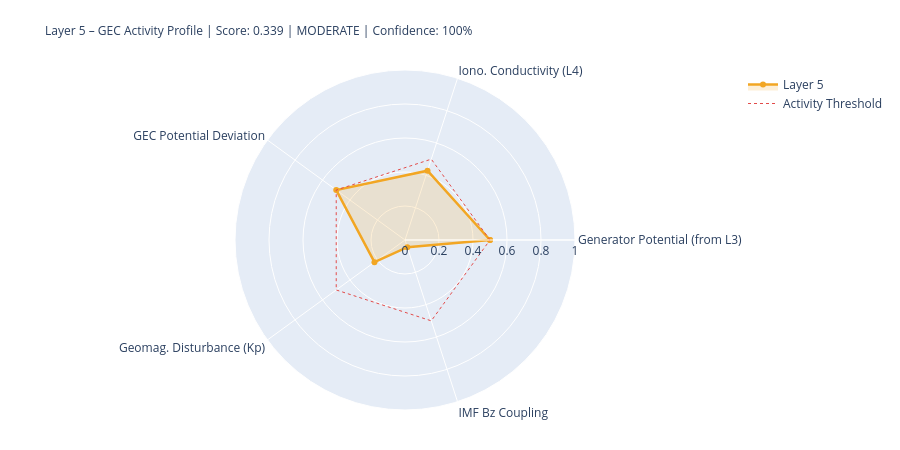

Notebook code for this chart:
### Markdown cell above
---
## 5. State Assessment & Handoff to Layer 6

### Code cell
# ============================================================
# LAYER-5-SCORE
# ============================================================

# Components
# 1) Generator activity (Layer-3-driven)
gen_score = norm(generator_strength, 0.3, 2.0)
gen_src   = 'from_layer3' if l3_thunder_score is not None else 'estimated'

# 2) Ionospheric conductivity (Layer-4-driven)
iono_score = norm(iono_cond_factor, 0.7, 1.4)
iono_src   = 'from_layer4' if l4_ioniz is not None else 'estimated'

# 3) GEC potential deviation from reference
pot_score = norm(abs(delta_V_pct), 0, 30)  # 0 = at reference, 1 = 30% deviation
pot_src   = 'derived'

# 4) Geomagnetic disturbance (Kp) – modulates vertical currents
kp_score = norm(kp_val, 0, 9)
kp_src   = 'primary' if kp_now is not None else 'from_layer4'

# 5) IMF Bz coupling (southward = stronger M-I coupling → GEC influence)
bz_score = norm(-(bz_now or 0), -5, 30) if bz_now is not None else None
bz_src   = 'primary' if bz_now is not None else 'missing'

COMPONENTS = {
    'Generator Potential (from L3)':  {'score': gen_score,   'source': 'derived_from_layer3', 'dynamic': True},
    'Iono. Conductivity (L4)':      {'score': iono_score,  'source': iono_src, 'dynamic': True},
    'GEC Potential Deviation':      {'score': pot_score,   'source': pot_src,  'dynamic': True},
    'Geomag. Disturbance (Kp)':         {'score': kp_score,    'source': kp_src,   'dynamic': True},
    'IMF Bz Coupling':               {'score': bz_score,    'source': bz_src,   'dynamic': True},
}

available   = {k: v['score'] for k, v in COMPONENTS.items() if v['score'] is not None}
unavailable = [k for k, v in COMPONENTS.items() if v['score'] is None]
layer5_score = round(sum(available.values()) / len(available), 4) if available else None
confidence   = round(len(available) / len(COMPONENTS), 2)
level = ('unknown' if layer5_score is None
         else 'quiet'   if layer5_score < 0.3
         else 'moderate' if layer5_score < 0.6
         else 'active')
dominant_l5 = max(available, key=available.get) if available else 'none'

# Kp consistency: separate 1-min raw value from score value
kp_1m_raw   = kp_now          # directly from API (can be 0.0 during live measurement)
kp_for_score = kp_val          # from Layer-0 context or estimated value if needed
kp_score_src = kp_src

W = 68
print('=' * W)
print('LAYER 5 – GLOBAL ELECTRIC CIRCUIT – STATE ASSESSMENT')
print('=' * W)
for name, comp in COMPONENTS.items():
    s = comp['score']
    if s is not None:
        bar = '█' * int(s*20) + '░' * (20-int(s*20))
        print(f'  {name:<34} {bar}  {s:.3f}  [{comp["source"]}]')
    else:
        print(f'  {name:<34} {"─"*20}  n/a   [missing]')
print('-' * W)
print(f'  Score:         {layer5_score:.3f}  ({len(available)}/{len(COMPONENTS)} components)')
print(f'  Confidence:    {confidence:.0%}')
print(f'  Level:         {level.upper()}')
print(f'  Dominant:      {dominant_l5}')
print(f'  V_iono:        {V_iono_mod:.1f} kV  (Δ {delta_V_pct:+.1f}% vs. Ref)')
print(f'  I_total:       {I_total_mod:.1f} A   (Δ {delta_I_pct:+.1f}% vs. Ref)')
print('=' * W)

# Radar
cats   = list(available.keys())
vals_r = list(available.values())
if len(cats) >= 3:
    fig = go.Figure()
    fig.add_trace(go.Scatterpolar(
        r=vals_r + [vals_r[0]], theta=cats + [cats[0]],
        fill='toself', fillcolor='rgba(242,166,35,0.18)',
        line=dict(color='#F2A623', width=2.5), name='Layer 5'
    ))
    fig.add_trace(go.Scatterpolar(
        r=[0.5]*(len(cats)+1), theta=cats+[cats[0]],
        line=dict(color='#E24B4A', dash='dot', width=1),
        mode='lines', name='Activity Threshold'
    ))
    fig.update_layout(
        title=dict(
            text=f'Layer 5 – GEC Activity Profile | Score: {layer5_score:.3f} | {level.upper()} | Confidence: {confidence:.0%}',
            font=dict(size=12)
        ),
        polar=dict(radialaxis=dict(visible=True, range=[0,1])),
        height=450, showlegend=True,
        margin=dict(l=80, r=80, t=70, b=40)
    )
    fig.show()

### Figure 1 — Plotly figure (JSON) as saved in the notebook; plotly's stock layout.template omitted (floating-point values rounded to 4 significant figures)
{"data": [{"fill": "toself", "fillcolor": "rgba(242,166,35,0.18)", "line": {"color": "#F2A623", "width": 2.5}, "name": "Layer 5", "r": [0.5, 0.4287, 0.5, 0.2222, 0.0446, 0.5], "theta": ["Generator Potential (from L3)", "Iono. Conductivity (L4)", "GEC Potential Deviation", "Geomag. Disturbance (Kp)", "IMF Bz Coupling", "Generator Potential (from L3)"], "type": "scatterpolar"}, {"line": {"color": "#E24B4A", "dash": "dot", "width": 1}, "mode": "lines", "name": "Activity Threshold", "r": [0.5, 0.5, 0.5, 0.5, 0.5, 0.5], "theta": ["Generator Potential (from L3)", "Iono. Conductivity (L4)", "GEC Potential Deviation", "Geomag. Disturbance (Kp)", "IMF Bz Coupling", "Generator Potential (from L3)"], "type": "scatterpolar"}], "layout": {"height": 450, "margin": {"b": 40, "l": 80, "r": 80, "t": 70}, "polar": {"radialaxis": {"range": [0, 1], "visible": true}}, "showlegend": true, "title": {"font": {"size": 12}, "text": "Layer 5 – GEC Activity Profile | Score: 0.339 | MODERATE | Confidence: 100%"}}}
